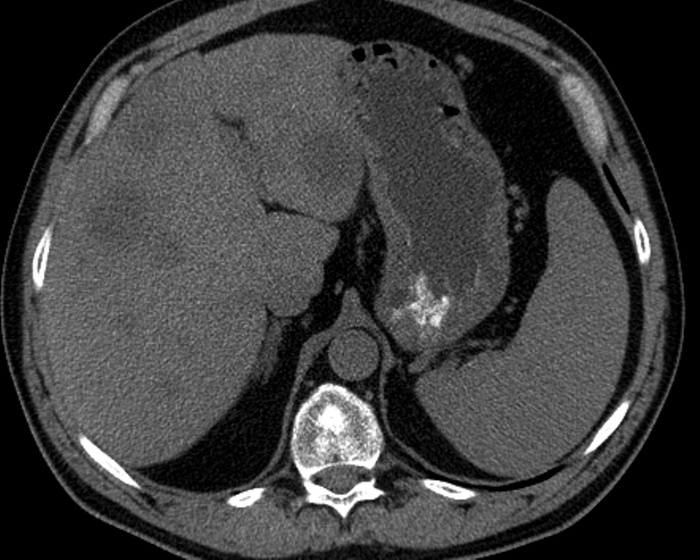
#> input picture a37f7d640cf5c074f1a861e76c316bcc.jpg, 700 x 560 px
$ python -i organ_check.py   (imports and definitions only)
#> lines starting #> are read from the running program, lines starting #| are printed output that depends on the picture
import cv2
import numpy as np

def is_abdominal_ct(image_path):
    """
    A LIGHTWEIGHT and FLEXIBLE CT scan checker.
    Rejects photos and colourful images, but allows any CT/MRI-like images.
    """
#> called with image_path = 'a37f7d640cf5c074f1a861e76c316bcc.jpg'

    img = cv2.imread(image_path)
#> img is the input picture: shape (560, 700, 3); min 0, max 255, mean 60.2
    if img is None:
        return False

    # Resize small
    small = cv2.resize(img, (128, 128))
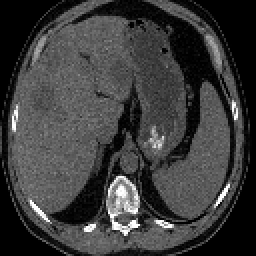
#> small: shape (128, 128, 3) (shown 2 times larger); min 0, max 255, mean 60.1

    # -----------------------------
    # RULE 1: Check if image is mostly grayscale
    # -----------------------------
    b, g, r = cv2.split(small)
    color_diff = np.mean(np.abs(b - g)) + np.mean(np.abs(g - r))
#> color_diff = 0

    # If colors differ too much, it's not a CT scan
    if color_diff > 40:   # earlier was too strict
        return False

    # -----------------------------
    # RULE 2: Check brightness distribution
    # -----------------------------
    gray = cv2.cvtColor(small, cv2.COLOR_BGR2GRAY)

    # CT usually has a wide grayscale spread
    std_intensity = np.std(gray)
#> std_intensity = 48.29

    if std_intensity < 20:   # very dark or very flat image → reject
        return False

    # -----------------------------
    # RULE 3: Basic shape check (allow almost anything)
    # -----------------------------
    h, w = img.shape[:2]
#> h = 560; w = 700
    ratio = max(h, w) / min(h, w)
#> ratio = 1.25
    if ratio > 3:    # portrait photos (selfies) often fail here
        return False

    # If all checks passed → accept
    return True

>>> result = is_abdominal_ct('a37f7d640cf5c074f1a861e76c316bcc.jpg')
